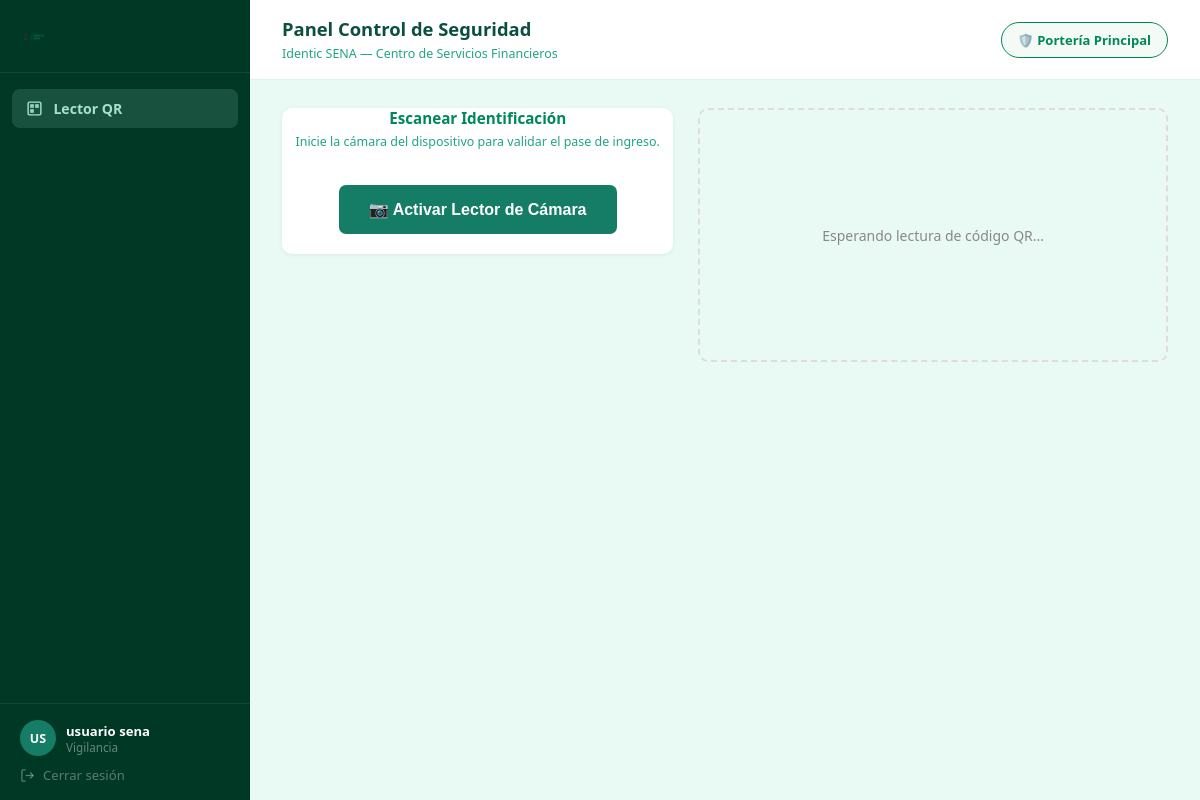
The page /usuarios/dashboard/vigilante/ (signed in) on the database its author committed.
### usuarios/models.py (models this page shows, shortened)
class Usuario(AbstractUser):
    ROL_CHOICES = [
        ('admin',     'Administrador'),
        ('vigilante', 'Vigilante'),
        ('aprendiz', 'Aprendiz'),
        ('instructor','Instructor'),
    ]
    email           = models.EmailField(unique=True)
    tipoDocumento   = models.CharField(max_length=2)
    numeroDocumento = models.CharField(max_length=20, unique=True)
    nombre          = models.CharField(max_length=50)
    apellido        = models.CharField(max_length=50)
    edad            = models.PositiveIntegerField(blank=True, null=True)
    telefono        = models.CharField(max_length=15, blank=True, null=True)
    rol = models.CharField(
        max_length=20,
        choices=ROL_CHOICES,
        default='aprendiz',
    )
    USERNAME_FIELD  = 'email'
    REQUIRED_FIELDS = ['username', 'nombre', 'apellido']

### usuarios/views.py (the view)
@login_required
def panel_vigilante(request):
    return render(
        request,
        'usuarios/panel_vigilante.html'
    )

### usuarios/templates/usuarios/panel_vigilante.html (shortened to what this page needs)
{% load static %}
<!DOCTYPE html>
<html lang="es">
<head>
    <link rel="stylesheet" href="{% static 'css/mainConfig.css' %}">
    <link rel="stylesheet" href="{% static 'css/dashboard.css' %}">
</head>
<body>
<div class="dash-layout">
    <aside class="dash-sidebar">
        <div class="dash-brand">
            <img src="{% static 'img/identic_sena 2-largo.png' %}" alt="Identic SENA" class="dash-logo">
        </div>
        <nav class="dash-nav">
            <a href="#" class="dash-nav-item dash-nav-item--activo">
                <svg viewBox="0 0 24 24" fill="none" stroke="currentColor" stroke-width="2">
                    <rect x="3" y="3" width="18" height="18" rx="2" ry="2"/>
                    <rect x="7" y="7" width="3" height="3"/><rect x="14" y="7" width="3" height="3"/>
                    <rect x="7" y="14" width="3" height="3"/>
                </svg>
                Lector QR
            </a>
        </nav>
        <div class="dash-sidebar-footer">
            <div class="dash-user-info">
                <div class="dash-avatar">{{ request.user.nombre|first|upper }}{{ request.user.apellido|first|upper }}</div>
                <div>
                    <div class="dash-user-nombre">{{ request.user.nombre }} {{ request.user.apellido }}</div>
                    <div class="dash-user-rol">Vigilancia</div>
                </div>
            </div>
            <a href="{% url 'logout' %}" class="dash-logout">
                <svg viewBox="0 0 24 24" fill="none" stroke="currentColor" stroke-width="2">
                    <path d="M9 21H5a2 2 0 0 1-2-2V5a2 2 0 0 1 2-2h4"/>
                    <polyline points="16 17 21 12 16 7"/><line x1="21" y1="12" x2="9" y2="12"/>
                </svg>
                Cerrar sesión
            </a>
        </div>
    </aside>
    <div class="dash-main">
        <header class="dash-topbar">
            <div class="flex-header-vigilante">
                <div>
                    <h1 class="dash-topbar-titulo">Panel Control de Seguridad</h1>
                    <span class="dash-topbar-sub">Identic SENA — Centro de Servicios Financieros</span>
                </div>
                <div class="porteria-badge">
                    <span class="porteria-icon">🛡️</span> Portería Principal
                </div>
            </div>
        </header>
        <main class="dash-contenido">
            <div class="layout-vigilante-grid">
                <div class="dash-card text-center text-center-forced">
                    <h2 class="dash-card-titulo" style="color: #00875A; margin-bottom: 5px;">Escanear Identificación</h2>
                    <p class="dash-topbar-sub" style="margin-bottom: 25px;">Inicie la cámara del dispositivo para validar el pase de ingreso.</p>
                    <button id="btn-encender" class="dash-btn dash-btn--verde btn-grande-camara" onclick="encenderCamara()">
                        📷 Activar Lector de Cámara
                    </button>
                </div>
                <div id="resultado-temporal" class="result-box-container">
                    <div class="dash-card estado-espera-card">
                        <p class="texto-espera">Esperando lectura de código QR...</p>
                    </div>
                </div>
            </div>
        </main>
    </div>
</div>
</body>
</html>

### static/css/mainConfig.css (style rules this page uses)
:root { --colorBlanco: #ffffff; --colorTurquesa: #a4e1d1; --colorVerdeClaro: #8dd9c6; --colorVerde: #20a585; --colorVerdePrincipal: #157c65; --colorVerdeMuyOscuro: #0b4f3e; --colorSuperOscuro: #003826; --verdeHover: #1a8f72; --verdeSuave: #e9faf5; --verdeSuave2: #d6f5ec; }
* { margin: 0; padding: 0; }

### static/css/dashboard.css (style rules this page uses)
body { font-family: 'Segoe UI', system-ui, sans-serif; }
.dash-layout { display: flex; min-height: 100vh; background: var(--verdeSuave); }
.dash-sidebar { width: 250px; background: var(--colorSuperOscuro); display: flex; flex-direction: column; position: sticky; top: 0; height: 100vh; flex-shrink: 0; }
.dash-brand { display: flex; align-items: center; gap: 10px; padding: 1.4rem 1.25rem 1.2rem; border-bottom: 1px solid rgba(255, 255, 255, .08); }
.dash-logo { width: 30px; height: 30px; object-fit: contain; }
.dash-nav { flex: 1; padding: 1rem 0.75rem; display: flex; flex-direction: column; gap: 3px; }
.dash-nav-item { display: flex; align-items: center; gap: 10px; padding: 0.65rem 0.9rem; border-radius: 8px; color: rgba(255, 255, 255, .55); text-decoration: none; font-size: 0.88rem; transition: background .15s, color .15s; }
.dash-nav-item svg { width: 17px; height: 17px; flex-shrink: 0; }
.dash-nav-item--activo { background: rgba(164, 225, 209, .15); color: var(--colorTurquesa); font-weight: 600; }
.dash-sidebar-footer { padding: 1rem 1.25rem; border-top: 1px solid rgba(255, 255, 255, .07); display: flex; flex-direction: column; gap: 10px; }
.dash-user-info { display: flex; align-items: center; gap: 10px; }
.dash-avatar { border-radius: 50%; background: var(--colorVerdePrincipal); color: #fff; font-weight: 700; display: flex; align-items: center; justify-content: center; flex-shrink: 0; font-size: 0.78rem; width: 36px; height: 36px; }
.dash-user-nombre { color: #fff; font-size: 0.82rem; font-weight: 600; white-space: nowrap; overflow: hidden; text-overflow: ellipsis; }
.dash-user-rol { color: rgba(255, 255, 255, .4); font-size: 0.73rem; }
.dash-logout { display: flex; align-items: center; gap: 8px; color: rgba(255, 255, 255, .35); text-decoration: none; font-size: 0.82rem; transition: color .15s; }
.dash-logout svg { width: 15px; height: 15px; }
.dash-main { flex: 1; display: flex; flex-direction: column; min-width: 0; }
.dash-topbar { background: #fff; border-bottom: 1px solid var(--verdeSuave2); padding: 1rem 2rem; display: flex; align-items: baseline; gap: 1rem; }
.dash-topbar-titulo { font-size: 1.15rem; font-weight: 700; color: var(--colorVerdeMuyOscuro); }
.dash-topbar-sub { font-size: 0.78rem; color: var(--colorVerde); }
.dash-contenido { padding: 1.75rem 2rem; display: flex; flex-direction: column; gap: 1.5rem; }
.dash-card { background: #fff; border-radius: 10px; box-shadow: 0 1px 4px rgba(11, 79, 62, .08); overflow: hidden; }
.dash-card-titulo { font-size: 0.95rem; font-weight: 700; color: var(--colorVerdeMuyOscuro); }
.dash-btn { display: inline-flex; align-items: center; gap: 6px; padding: 0.5rem 1rem; border-radius: 7px; border: none; font-size: 0.875rem; font-weight: 600; cursor: pointer; text-decoration: none; transition: opacity .15s, transform .1s; white-space: nowrap; }
.dash-btn--verde { background: var(--colorVerdePrincipal); color: #fff; }
.flex-header-vigilante { display: flex; justify-content: space-between; align-items: center; width: 100%; }
.porteria-badge { background: #f4fbf6; border: 1px solid #00875A; color: #00875A; padding: 8px 16px; border-radius: 20px; font-size: 13px; font-weight: 600; }
.layout-vigilante-grid { display: grid; grid-template-columns: 1fr 1.2fr; gap: 25px; align-items: start; }
.text-center-forced { text-align: center !important; }
.btn-grande-camara { padding: 15px 30px !important; font-size: 16px !important; font-weight: 700; margin: 10px auto 20px auto; }
.estado-espera-card { display: flex; justify-content: center; align-items: center; min-height: 250px; border: 2px dashed #ddd !important; background: transparent !important; box-shadow: none !important; }
.texto-espera { color: #888; font-size: 14px; font-weight: 500; }

### rows shown on the page
Usuario: user.nombre|first "U", user.apellido|first "S", user.nombre "usuario", user.apellido "sena"
